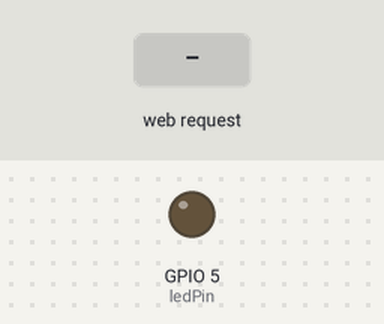
The sketch below on a simulated ESP8266 (NodeMCU). On the bench: output pins drawn as LEDs (lit = HIGH). The inputs (shaded band) are chosen by the test bench. WiFi joins after 1.5 s; servers stay silent unless stated; what the sketch prints to the serial monitor is not drawn.

Above: at 2.7 s.
2.8 s: HTTP request GET /light=a received
At 3.5 s:
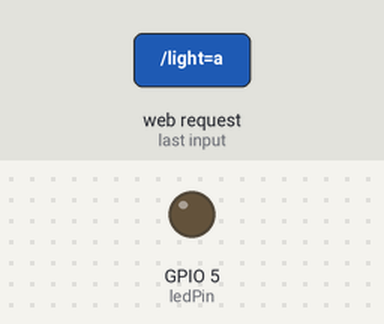
4.3 s: HTTP request GET /light=b received
At 4.7 s:
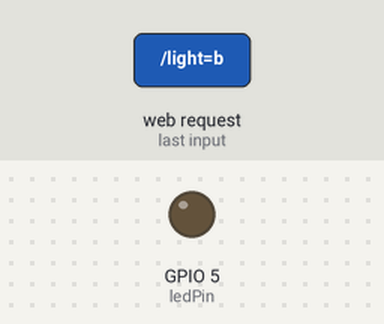
5.8 s: HTTP request GET /light=c received
At 7.0 s:
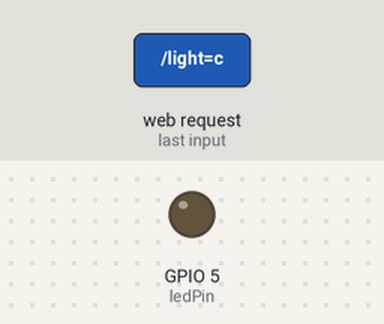
Timing chart, 0 to 8.8 s (numbered marks = the images above; inputs shaded):
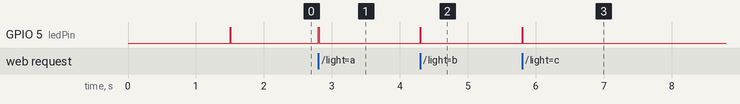

Measured:
- after the input at 2.8 s, GPIO 5 (ledPin): LOW → HIGH at once, → LOW 0.01 s later
- after the input at 4.3 s, GPIO 5 (ledPin): LOW → HIGH at once, → LOW 0.01 s later
- after the input at 5.8 s, GPIO 5 (ledPin): LOW → HIGH at once, → LOW 0.01 s later

The sketch:

Arduino-AutoRestart.ino
```cpp
#include <ESP8266WiFi.h>
#include <RCSwitch.h>

int resetPin = 1; //GPIO1 = TX
int ledPin = 5; //GPIO5 = D1
int transmitPin = 2; //GPIO2 = D4

const char* ssid = "Schmidt";
const char* passwd = "84966060666259704104";

const int secsPerRestart = 120; // Das hier ändern, um Restart-Zyklus zu ändern
const int millisPerRestart = secsPerRestart * 1000;

WiFiServer server(80);
RCSwitch mySwitch = RCSwitch();

void setup() {
  // put your setup code here, to run once:
  pinMode(ledPin, OUTPUT);

  Serial.begin(115200);
  Serial.print("Neustart alle ");
  Serial.print(secsPerRestart);
  Serial.println(" Sekunden");

  initConnection();

  mySwitch.enableTransmit(transmitPin);
  mySwitch.setPulseLength(290);
}

void initConnection()
{
  Serial.print("Connecting to ");
  Serial.println(ssid);

  //WIFI Verbindung
  IPAddress ip(192, 168, 178, 36);
  IPAddress gateway(192, 168, 178, 1);
  IPAddress subnet(255, 255, 255, 0);
  WiFi.config(ip, gateway, subnet);
  WiFi.hostname("Markus-NodeMCU");
  WiFi.begin(ssid, passwd);

  while (WiFi.status() != WL_CONNECTED)
  {
    delay(500);
    Serial.print(".");
  }

  Serial.println("");
  Serial.println("WiFi connected");

  blink();

  //Webserver-Daten ausgeben
  server.begin();
  Serial.println("Server started");
  Serial.print("IP: ");
  Serial.print("http://");
  Serial.print(WiFi.localIP());
  Serial.println("/");
  Serial.print("Hostname: ");
  Serial.println(WiFi.hostname());
  Serial.println("");
}

void loop()
{
  WiFiClient client = server.available();
  if (!client)
  {
    client.flush();
    restartIfTimeHasCome();
  }
  else
  {
    handleNewClient(client);
  }
}

void handleNewClient(WiFiClient client)
{
  Serial.println("new client");
  while (!client.available())
  {
    delay(1);
  }

  String request = client.readStringUntil('\r');
  Serial.println(request);

  char* cmd = "";
  char state;
  if(request.indexOf("/light=a") != -1) {
    cmd = "0F0F11F01000";
    state = 'A';
  }
  else if(request.indexOf("/light=b") != -1) {
    cmd = "0F0F11F00100";
    state = 'B';
  }
  else if(request.indexOf("/light=c") != -1) {
    cmd = "0F0F11F00010";
    state = 'C';
  }
  else if(request.indexOf("/light=d") != -1) {
    cmd = "0F0F11F00001";
    state = 'D';
  }

  if(cmd != "") {
    blink();
    mySwitch.sendTriState(cmd);
  }

  writeHtmlWithStatus(client, state);
}

void blink()
{
    digitalWrite(ledPin, HIGH);
    delay(10);
    digitalWrite(ledPin, LOW);
}

void writeHtmlWithStatus(WiFiClient client, char state)
{
  client.println("HTTP/1.1 200 OK");
  client.println("Content-Type: text/html");
  client.println(""); //  do not forget this one
  client.println("<!DOCTYPE HTML>");
  client.println("<head>");
  client.println("<meta name=\"viewport\" content=\"width=device-width, initial-scale=1.0\">");
  client.println("</head>");
  client.println("<html>");

  client.println("<a href=\"/light=a\"><button>A</button></a>");
  client.println("<a href=\"/light=b\"><button>B</button></a>");
  client.println("<a href=\"/light=c\"><button>C</button></a>");
  client.println("<a href=\"/light=d\"><button>D</button></a>");
  client.println("</html>");

  // memory leak fix?
  client.flush();
  client.stop();

  delay(1);
  Serial.println("Client disonnected");
  Serial.println("");
}

void restartIfTimeHasCome()
{
  unsigned long mil = millis();

  //  if(mil % 1000 == 0)
  //  {
  //    Serial.print("Zeit: ");
  //    Serial.println(mil);
  //  }

  if (mil >= millisPerRestart)
  {
    pinMode(resetPin, OUTPUT);
    digitalWrite(resetPin, LOW);
  }
}
```
